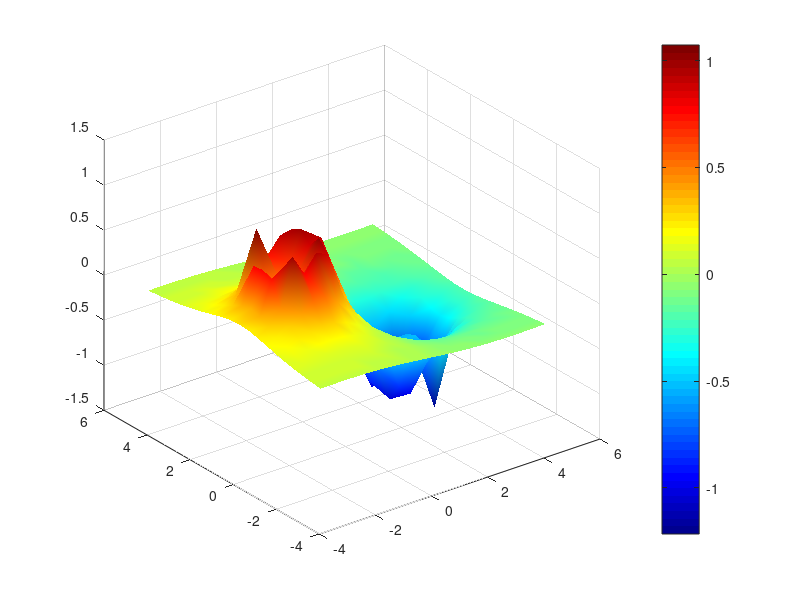
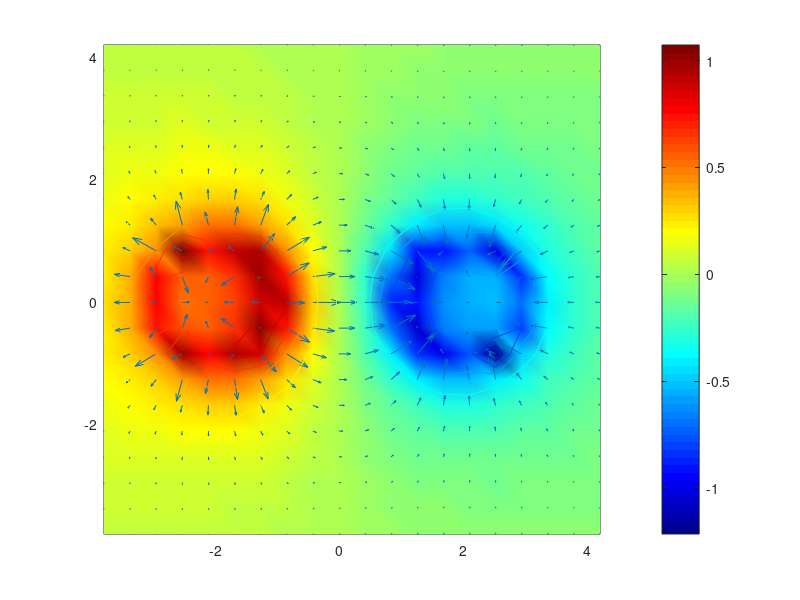

Write the MATLAB code that produced these figures, in order. (Note: this script raises an error after producing the figures.)
%% 2D CIRCUMFERENCE (line charge 3D)
format long
d=2;
R=1;
N=100; %Número de puntos de carga en UNA bola en R2.
h=2*pi*R/N*ones(2*N,1);
%epsilon0=8.8541878176e-12;
epsilon0=1;
Cteorico=pi*epsilon0/acosh(d/R);

V0=4;
b=V0/2*ones(2*N,1); % Término independiente.
b(N+1:end)=-b(N+1:end);
rni=R*exp(1j*linspace(0,2*pi,N))-d; %Puntos de las circumeferencia de la izquierda
rnd=R*exp(1j*linspace(0,2*pi,N))+d; %Puntos de las circumeferencia de la derecha
rn=[rni rnd]';
Z=zeros(2*N);
for kk=1:2*N
    Z(:,kk)=-h(kk)/(2*pi*epsilon0)*log(abs(rn-rn(kk)));
    Z(kk,kk)=-h(kk)/(2*pi*epsilon0)*(log(h(kk)/2)-1);
end

q=Z\b;
Cexperimental=h(1:N)'*q(1:N)/V0;

m=20;%m de meshgrid
x = 0.2+linspace(-2*R-d,2*R+d,m);
y = 0.2+linspace(-2*R-d,2*R+d,m);
[xx,yy] = meshgrid(x,y); 
rr = xx + 1j*yy;
V=zeros(m,m);
for ii=1:2*N
   RR=abs(rr-rn(ii)); % RR la distancia entre los puntos de carga y los del meshgrid.
   V=V+1/(4*pi*epsilon0)*q(ii)*h(ii)./RR; %Coulomb
end
[Ex, Ey] = gradient(-V);
figure(1)
surf(x,y,V);
shading interp
colormap jet
colorbar
%axis([-d-R d+R -d-R d+R -3 3])

figure(2)
pcolor(x,y,V); 
shading interp
colormap jet
colorbar
hold on; 
quiver(xx,yy,Ex,Ey); 
contour(xx,yy,V,'color','k');


return

%% 2D PLANAR CAPACITOR

format long
d=1;
L=10;
N=200; %Número de puntos de carga en UNA placa.
S=(L)^2;
%epsilon0=8.8541878176*10^(-12);
epsilon0=1;
Cteorico=S*epsilon0/d;
h=L/N*ones(2*N,1);

V0=4;
b=V0/2*ones(2*N,1); % Término independiente.
b(N/2+1:end)=-b(N/2+1:end);

rni=-d/2*ones(1,N)+1j*linspace(0,L,N); %Puntos de la placa de la izquierda
rnd=d/2*ones(1,N)+1j*linspace(0,L,N);%Puntos de la placa de la derecha
rn=[rni rnd]';
Z=zeros(2*N);
for kk=1:2*N
Z(:,kk)=-h(kk)/(2*pi*epsilon0)*log(abs(rn-rn(kk)));
end
Z(isinf(Z))=0;
Zd=diag(-h/(2*pi*epsilon0).*(log(h/2)-1));
Z=Z+Zd; %MATRIZ DEL SISTEMA A SOLUCIONAR

q=Z\b;
Cexperimental=sum(h.*q)/V0;